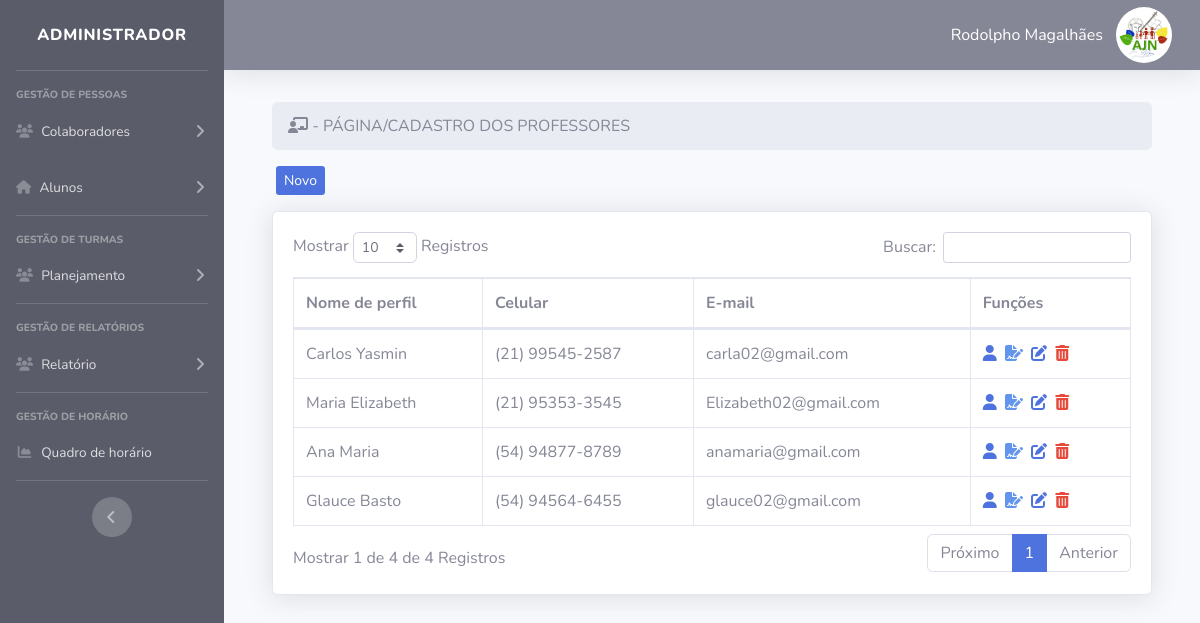
Screenshot of /tela-admin/index.php?pag=professores (signed in) with the database file from the repository.
### tables this page shows
CREATE TABLE `user` (
  `id` int(11) NOT NULL,
  `cpf` varchar(30) NOT NULL,
  `nomesocial` varchar(50) NOT NULL,
  `email` varchar(50) NOT NULL,
  `nivel` varchar(15) NOT NULL,
  `senha` varchar(255) NOT NULL
);

CREATE TABLE `professores` (
  `id` int(11) NOT NULL,
  `imagem` varchar(1000) NOT NULL,
  `nomecompleto` varchar(50) NOT NULL,
  `nomesocial` varchar(50) NOT NULL,
  `aniversario` varchar(10) NOT NULL,
  `genero` varchar(20) NOT NULL,
  `rg` varchar(15) NOT NULL,
  `cpf` varchar(30) NOT NULL,
  `telefone` varchar(20) NOT NULL,
  `celular` varchar(20) NOT NULL,
  `email` varchar(100) NOT NULL,
  `cargo` varchar(100) NOT NULL,
  `formacao` varchar(50) NOT NULL,
  `admissao` varchar(12) NOT NULL,
  `cep` varchar(9) NOT NULL,
  `rua` varchar(50) NOT NULL,
  `numero` varchar(10) NOT NULL,
  `complemento` varchar(50) NOT NULL,
  `bairro` varchar(50) NOT NULL,
  `cidade` varchar(25) NOT NULL,
  `estado` varchar(25) NOT NULL,
  `whatsapp` varchar(20) NOT NULL
);

### tela-admin/professores.php (the view, shortened to what this page needs)
<?php
$pag = "professores";
require_once("../conexao.php");
?>
<div class="container">
<div class="row">
    <div class="col-lg-12">
        <ol class="breadcrumb">
    		<li class="active"><i class="fa-solid fa-chalkboard-user"></i> - PÁGINA/CADASTRO DOS PROFESSORES </li>
		</ol>
    </div>
    <div class=" mb-3">
    <a type="button" class="btn-primary btn-sm ml-3 d-none d-md-block" href="index.php?pag=<?php echo $pag ?>&funcao=novo">Novo</a>
    </div>
</div>
<div class="card shadow mb-4">
    <div class="card-body">
        <div class="table-responsive">
            <table class="table table-bordered" id="dataTable" width="100%" cellspacing="0">
                <thead>
                    <tr>
                        <th>Nome de perfil</th>
                        <th>Celular</th>
                        <th>E-mail</th>
                        <th>Funções</th>
                    </tr>
                </thead>
                <tbody>
                   <?php
                   $query = $pdo->query("SELECT * FROM professores order by id desc ");
                   $res = $query->fetchAll(PDO::FETCH_ASSOC);
                   for ($i=0; $i < count($res); $i++) {
                    $nomesocial = $res[$i]['nomesocial'];
                    $celular = $res[$i]['celular'];
                    $email = $res[$i]['email'];
                    $id = $res[$i]['id'];
                    $celular_sem_simbolos = preg_replace('/[^0-9]/', '', $celular);
                    $celular_formatado = '(' . substr($celular_sem_simbolos, 0, 2) . ') ' . substr($celular_sem_simbolos, 2, 5) . '-' . substr($celular_sem_simbolos, 7);
                     ?>
                    <tr>
                    <td> <a class='teste-foto'><?php echo $nomesocial ?></a></td>
                        <td><?php echo  $celular_formatado ?></td>
                        <td><?php echo $email ?></td>
                        <td>
                        <a href="index.php?pag=<?php echo $pag ?>&funcao=infor&id=<?php echo $id ?>" class='text-primary mr-1' title='Dados Professores'><i class="fa-solid fa-user"></i></a>
                        <a target="_blank" href="../rel/fichadoprofessor.php?id=<?php echo $id ?>" class="text-secondary mr-1" title="Ficha do Professor"><i class="fa-solid fa-file-signature" style="color: #6495ED;"></i></a>
                        <a href="index.php?pag=<?php echo $pag ?>&funcao=editar&id=<?php echo $id ?>" class='text-primary mr-1' title='Editar Cadastro'><i class='fa-solid fa-edit'></i></a>
                        <a href="index.php?pag=<?php echo $pag ?>&funcao=deletar2&id=<?php echo $id ?>" class='text-danger mr-1' title='Excluir Cadastro'><i class='fa-solid fa-trash-alt'></i></a>
                        </td>
                    </tr>
<?php } ?>
                </tbody>
            </table>
        </div>
    </div>
</div>
</div>

### tela-admin/index.php (shortened to what this page needs)
<?php
require_once("../conexao.php");
    $pag = @$_GET["pag"];
    $menu1 = "funcionarios";
    $menu2 = "professores";
    $menu3 = "alunos";
    $menu4 = "responsaveis";
    $menu5 = "turmas";
    $menu7 = "disciplinas";
    $menu8= "dias";
    $menu9 = "frequencia";
    $menu10 = "aniversariante";
    $menu11 = "matriculados";
$SESSION = @$_SESSION['id_user'];
$query = $pdo->query("SELECT * FROM user WHERE id = '$SESSION'");
$res = $query->fetchAll(PDO::FETCH_ASSOC);
$nome_perfil = @$res[0]['nomesocial'];
 ?>
<!DOCTYPE html>
<html lang="pt-br">
    <head>
        <link href="../css/style.css" rel="stylesheet">
        <link href="../css/sb-admin-2.css" rel="stylesheet">
        <link href="../vendor/datatables/dataTables.bootstrap4.min.css" rel="stylesheet">
    </head>
    <body id="page-top">
        <div id="wrapper">
            <ul class="navbar-nav bg-dark sidebar sidebar-dark accordion" id="accordionSidebar">
                <a class="sidebar-brand d-flex align-items-center justify-content-center" href="index.php">
                    <div class="sidebar-brand-text mx-3">Administrador</div>
                </a>
                <hr class="sidebar-divider ">
                <div class="sidebar-heading">
                    Gestão de Pessoas
                </div>
                <li class="nav-item">
                    <a class="nav-link collapsed" href="#" data-toggle="collapse" data-target="#collapseTwo" aria-expanded="true" aria-controls="collapseTwo">
                        <i class="fas fa-users"></i>
                        <span>Colaboradores</span>
                    </a>
                </li>
                <li class="nav-item">
                    <a class="nav-link collapsed" href="#" data-toggle="collapse" data-target="#collapseUtilities"
                    aria-expanded="true" aria-controls="collapseUtilities">
                     <i class="fas fa-home"></i>
                     <span>Alunos</span>
                    </a>
                </li>
                <hr class="sidebar-divider">
                <div class="sidebar-heading">
                    Gestão de Turmas
                </div>
                <li class="nav-item">
                    <a class="nav-link collapsed" href="#" data-toggle="collapse" data-target="#collapseTwo2" aria-expanded="true" aria-controls="collapseTwo">
                    <i class="fas fa-users"></i>
                    <span>  Planejamento</span>
                    </a>
                </li>
                <hr class="sidebar-divider">
                <div class="sidebar-heading">
                    Gestão de Relatórios
                </div>
                <li class="nav-item">
                    <a class="nav-link collapsed" href="#" data-toggle="collapse" data-target="#collapseTwo3" aria-expanded="true" aria-controls="collapseTwo">
                    <i class="fas fa-users"></i>
                    <span> Relatório</span>
                    </a>
                </li>
                <hr class="sidebar-divider">
                <div class="sidebar-heading">
                    Gestão de Horário
                </div>
                <li class="nav-item">
                    <a class="nav-link" href="index.php?pag=<?php echo $menu8 ?>">
                        <i class="fas fa-fw fa-chart-area"></i>
                        <span>Quadro de horário </span></a>
                </li>
                <hr class="sidebar-divider d-none d-md-block">
                <div class="text-center d-none d-md-inline">
                    <button class="rounded-circle border-0" id="sidebarToggle"></button>
                </div>
            </ul>
            <div id="content-wrapper" class="d-flex flex-column">
                <div id="content">
                    <nav class="navbar navbar-expand navbar-light bg-secondary topbar mb-4 static-top shadow">
                        <ul class="navbar-nav ml-auto">
                            <li class="nav-item dropdown no-arrow">
                                <a class="nav-link dropdown-toggle" href="#" id="userDropdown" role="button" data-toggle="dropdown" aria-haspopup="true" aria-expanded="false">
                                    <Button class="btn btn-link  text-white" title='Editar Perfil'><?php echo $nome_perfil?></Button>
                                   <img class="img-profile rounded-circle" src="../img/logo-ajn.jpg" width="60" height="60" >
                            </a>
                            </li>
                        </ul>
                    </nav>
                    <div class="container-fluid">
                        <?php if (@$pag == null) {
                        @include_once("home.php");
                        } else if (@$pag==$menu1) {
                        @include_once(@$menu1.".php");
                        } else if (@$pag==$menu2) {
                        @include_once(@$menu2.".php");
                         } else if (@$pag==$menu3) {
                        include_once(@$menu3.".php");
                        } else if (@$pag==$menu4) {
                        @include_once(@$menu4.".php");
                        } else if (@$pag==$menu5) {
                        @include_once(@$menu5.".php");
                        } else if (@$pag==$menu7) {
                        @include_once(@$menu7.".php");
                        } else if (@$pag==$menu8) {
                        @include_once(@$menu8.".php");
                        } else if (@$pag==$menu9) {
                        @include_once(@$menu9.".php");
                        } else if (@$pag==$menu10) {
                        @include_once(@$menu10.".php");
                         } else if (@$pag==$menu11) {
                        @include_once(@$menu11.".php");
                        } else {
                        @include_once("home.php");
                        }
                        ?>
                    </div>
                </div>
            </div>
        </div>
    </body>
</html>

### rows the page displays
user: nomesocial "Rodolpho Magalhães"
professores: nomesocial "Carlos Yasmin", celular "(21) 99545-2587", email "carla02@gmail.com"
professores: nomesocial "Maria Elizabeth", celular "(21) 95353-3545", email "Elizabeth02@gmail.com"
professores: nomesocial "Ana Maria", celular "(54) 94877-8789", email "anamaria@gmail.com"
professores: nomesocial "Glauce Basto", celular "(54) 94564-6455", email "glauce02@gmail.com"
